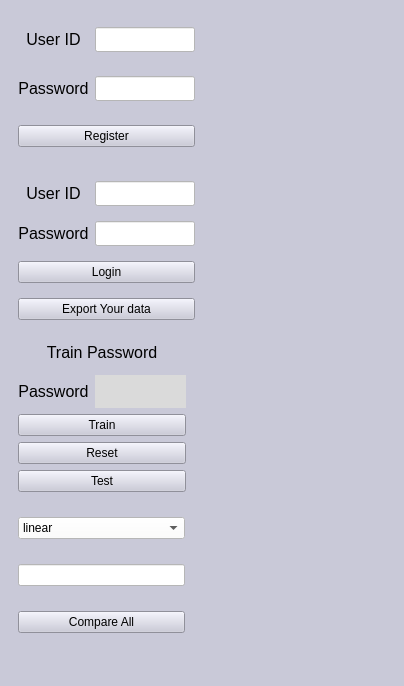
<?xml version="1.0" encoding="UTF-8"?>
<ui version="4.0">
 <class>MainWindow</class>
 <widget class="QMainWindow" name="MainWindow">
  <property name="windowModality">
   <enum>Qt::WindowModal</enum>
  </property>
  <property name="enabled">
   <bool>true</bool>
  </property>
  <property name="geometry">
   <rect>
    <x>0</x>
    <y>0</y>
    <width>404</width>
    <height>686</height>
   </rect>
  </property>
  <property name="windowTitle">
   <string>MainWindow</string>
  </property>
  <property name="styleSheet">
   <string notr="true">background-color: rgb(201, 201, 216);</string>
  </property>
  <widget class="QWidget" name="centralwidget">
   <layout class="QHBoxLayout" name="horizontalLayout_10">
    <item>
     <layout class="QVBoxLayout" name="verticalLayout_5">
      <item>
       <layout class="QHBoxLayout" name="horizontalLayout_7">
        <item>
         <layout class="QVBoxLayout" name="verticalLayout">
          <property name="leftMargin">
           <number>9</number>
          </property>
          <property name="rightMargin">
           <number>9</number>
          </property>
          <item>
           <layout class="QHBoxLayout" name="horizontalLayout">
            <item>
             <widget class="QLabel" name="label">
              <property name="font">
               <font>
                <pointsize>12</pointsize>
               </font>
              </property>
              <property name="text">
               <string>User ID</string>
              </property>
              <property name="alignment">
               <set>Qt::AlignCenter</set>
              </property>
             </widget>
            </item>
            <item>
             <widget class="QLineEdit" name="UserIDText_1">
              <property name="sizePolicy">
               <sizepolicy hsizetype="Fixed" vsizetype="Fixed">
                <horstretch>10</horstretch>
                <verstretch>0</verstretch>
               </sizepolicy>
              </property>
              <property name="maximumSize">
               <size>
                <width>100</width>
                <height>25</height>
               </size>
              </property>
              <property name="styleSheet">
               <string notr="true">background-color: rgb(255, 255, 255);</string>
              </property>
             </widget>
            </item>
           </layout>
          </item>
          <item>
           <layout class="QHBoxLayout" name="horizontalLayout_2">
            <item>
             <widget class="QLabel" name="label_2">
              <property name="font">
               <font>
                <pointsize>12</pointsize>
               </font>
              </property>
              <property name="text">
               <string>Password</string>
              </property>
              <property name="alignment">
               <set>Qt::AlignCenter</set>
              </property>
             </widget>
            </item>
            <item>
             <widget class="QLineEdit" name="PasswordText_1">
              <property name="maximumSize">
               <size>
                <width>100</width>
                <height>25</height>
               </size>
              </property>
              <property name="styleSheet">
               <string notr="true">background-color: rgb(255, 255, 255);</string>
              </property>
             </widget>
            </item>
           </layout>
          </item>
          <item>
           <widget class="QPushButton" name="RegisterButton">
            <property name="sizePolicy">
             <sizepolicy hsizetype="Minimum" vsizetype="Fixed">
              <horstretch>20</horstretch>
              <verstretch>0</verstretch>
             </sizepolicy>
            </property>
            <property name="text">
             <string>Register</string>
            </property>
           </widget>
          </item>
         </layout>
        </item>
        <item>
         <spacer name="horizontalSpacer">
          <property name="orientation">
           <enum>Qt::Horizontal</enum>
          </property>
          <property name="sizeType">
           <enum>QSizePolicy::Expanding</enum>
          </property>
          <property name="sizeHint" stdset="0">
           <size>
            <width>40</width>
            <height>20</height>
           </size>
          </property>
         </spacer>
        </item>
        <item>
         <widget class="QLabel" name="RegistrationText">
          <property name="font">
           <font>
            <pointsize>12</pointsize>
           </font>
          </property>
          <property name="text">
           <string/>
          </property>
          <property name="alignment">
           <set>Qt::AlignCenter</set>
          </property>
          <property name="wordWrap">
           <bool>true</bool>
          </property>
         </widget>
        </item>
       </layout>
      </item>
      <item>
       <layout class="QHBoxLayout" name="horizontalLayout_8">
        <item>
         <layout class="QVBoxLayout" name="verticalLayout_3">
          <property name="leftMargin">
           <number>9</number>
          </property>
          <property name="rightMargin">
           <number>9</number>
          </property>
          <item>
           <layout class="QHBoxLayout" name="horizontalLayout_5">
            <item>
             <widget class="QLabel" name="label_6">
              <property name="font">
               <font>
                <pointsize>12</pointsize>
               </font>
              </property>
              <property name="text">
               <string>User ID</string>
              </property>
              <property name="alignment">
               <set>Qt::AlignCenter</set>
              </property>
             </widget>
            </item>
            <item>
             <widget class="QLineEdit" name="UserIDText_2">
              <property name="sizePolicy">
               <sizepolicy hsizetype="Fixed" vsizetype="Fixed">
                <horstretch>10</horstretch>
                <verstretch>0</verstretch>
               </sizepolicy>
              </property>
              <property name="maximumSize">
               <size>
                <width>100</width>
                <height>25</height>
               </size>
              </property>
              <property name="styleSheet">
               <string notr="true">background-color: rgb(255, 255, 255);</string>
              </property>
             </widget>
            </item>
           </layout>
          </item>
          <item>
           <layout class="QHBoxLayout" name="horizontalLayout_6">
            <item>
             <widget class="QLabel" name="label_7">
              <property name="font">
               <font>
                <pointsize>12</pointsize>
               </font>
              </property>
              <property name="text">
               <string>Password</string>
              </property>
              <property name="alignment">
               <set>Qt::AlignCenter</set>
              </property>
             </widget>
            </item>
            <item>
             <widget class="QLineEdit" name="PasswordText_2">
              <property name="maximumSize">
               <size>
                <width>100</width>
                <height>25</height>
               </size>
              </property>
              <property name="styleSheet">
               <string notr="true">background-color: rgb(255, 255, 255);</string>
              </property>
             </widget>
            </item>
           </layout>
          </item>
          <item>
           <widget class="QPushButton" name="LoginButton">
            <property name="text">
             <string>Login</string>
            </property>
           </widget>
          </item>
          <item>
           <widget class="QPushButton" name="ExportButton">
            <property name="text">
             <string>Export Your data</string>
            </property>
           </widget>
          </item>
         </layout>
        </item>
        <item>
         <spacer name="horizontalSpacer_2">
          <property name="orientation">
           <enum>Qt::Horizontal</enum>
          </property>
          <property name="sizeHint" stdset="0">
           <size>
            <width>40</width>
            <height>20</height>
           </size>
          </property>
         </spacer>
        </item>
        <item>
         <layout class="QVBoxLayout" name="verticalLayout_4">
          <item>
           <widget class="QLabel" name="LoginText">
            <property name="font">
             <font>
              <pointsize>12</pointsize>
             </font>
            </property>
            <property name="text">
             <string/>
            </property>
            <property name="alignment">
             <set>Qt::AlignCenter</set>
            </property>
            <property name="wordWrap">
             <bool>true</bool>
            </property>
           </widget>
          </item>
         </layout>
        </item>
       </layout>
      </item>
      <item>
       <layout class="QHBoxLayout" name="horizontalLayout_9">
        <item>
         <layout class="QVBoxLayout" name="verticalLayout_2">
          <property name="sizeConstraint">
           <enum>QLayout::SetDefaultConstraint</enum>
          </property>
          <property name="leftMargin">
           <number>9</number>
          </property>
          <property name="rightMargin">
           <number>9</number>
          </property>
          <item>
           <layout class="QHBoxLayout" name="horizontalLayout_3">
            <item>
             <widget class="QLabel" name="label_4">
              <property name="font">
               <font>
                <pointsize>12</pointsize>
               </font>
              </property>
              <property name="text">
               <string>Train Password</string>
              </property>
              <property name="alignment">
               <set>Qt::AlignCenter</set>
              </property>
             </widget>
            </item>
           </layout>
          </item>
          <item>
           <layout class="QHBoxLayout" name="horizontalLayout_4">
            <item>
             <widget class="QLabel" name="label_5">
              <property name="font">
               <font>
                <pointsize>12</pointsize>
               </font>
              </property>
              <property name="text">
               <string>Password</string>
              </property>
              <property name="alignment">
               <set>Qt::AlignCenter</set>
              </property>
             </widget>
            </item>
            <item>
             <widget class="QLabel" name="PasswordText_3">
              <property name="sizePolicy">
               <sizepolicy hsizetype="Expanding" vsizetype="Preferred">
                <horstretch>200</horstretch>
                <verstretch>20</verstretch>
               </sizepolicy>
              </property>
              <property name="font">
               <font>
                <pointsize>10</pointsize>
               </font>
              </property>
              <property name="styleSheet">
               <string notr="true">background-color: rgb(218, 218, 218);</string>
              </property>
              <property name="text">
               <string/>
              </property>
              <property name="wordWrap">
               <bool>false</bool>
              </property>
             </widget>
            </item>
           </layout>
          </item>
          <item>
           <widget class="QPushButton" name="TrainButton">
            <property name="text">
             <string>Train</string>
            </property>
           </widget>
          </item>
          <item>
           <widget class="QPushButton" name="ResetButton">
            <property name="text">
             <string>Reset</string>
            </property>
           </widget>
          </item>
          <item>
           <widget class="QPushButton" name="TestButton">
            <property name="text">
             <string>Test</string>
            </property>
           </widget>
          </item>
         </layout>
        </item>
        <item>
         <spacer name="horizontalSpacer_3">
          <property name="orientation">
           <enum>Qt::Horizontal</enum>
          </property>
          <property name="sizeHint" stdset="0">
           <size>
            <width>40</width>
            <height>20</height>
           </size>
          </property>
         </spacer>
        </item>
        <item>
         <widget class="QLabel" name="TrainText">
          <property name="font">
           <font>
            <pointsize>12</pointsize>
           </font>
          </property>
          <property name="text">
           <string/>
          </property>
          <property name="alignment">
           <set>Qt::AlignCenter</set>
          </property>
          <property name="wordWrap">
           <bool>true</bool>
          </property>
         </widget>
        </item>
       </layout>
      </item>
      <item>
       <layout class="QHBoxLayout" name="horizontalLayout_11">
        <item>
         <layout class="QVBoxLayout" name="verticalLayout_6">
          <property name="leftMargin">
           <number>9</number>
          </property>
          <property name="rightMargin">
           <number>9</number>
          </property>
          <property name="bottomMargin">
           <number>0</number>
          </property>
          <item>
           <widget class="QComboBox" name="comboBox">
            <property name="styleSheet">
             <string notr="true">background-color: rgb(255, 255, 255);</string>
            </property>
            <item>
             <property name="text">
              <string>linear</string>
             </property>
            </item>
            <item>
             <property name="text">
              <string>rbf</string>
             </property>
            </item>
           </widget>
          </item>
          <item>
           <widget class="QLineEdit" name="CompareText">
            <property name="styleSheet">
             <string notr="true">background-color: rgb(255, 255, 255);</string>
            </property>
           </widget>
          </item>
          <item>
           <widget class="QPushButton" name="CompareAll">
            <property name="text">
             <string>Compare All</string>
            </property>
           </widget>
          </item>
         </layout>
        </item>
        <item>
         <spacer name="horizontalSpacer_4">
          <property name="orientation">
           <enum>Qt::Horizontal</enum>
          </property>
          <property name="sizeType">
           <enum>QSizePolicy::Expanding</enum>
          </property>
          <property name="sizeHint" stdset="0">
           <size>
            <width>40</width>
            <height>20</height>
           </size>
          </property>
         </spacer>
        </item>
        <item>
         <widget class="QLabel" name="CompareAllText">
          <property name="font">
           <font>
            <pointsize>12</pointsize>
            <weight>75</weight>
            <bold>true</bold>
           </font>
          </property>
          <property name="text">
           <string/>
          </property>
         </widget>
        </item>
       </layout>
      </item>
     </layout>
    </item>
   </layout>
  </widget>
  <widget class="QStatusBar" name="statusbar"/>
 </widget>
 <resources/>
 <connections/>
</ui>
